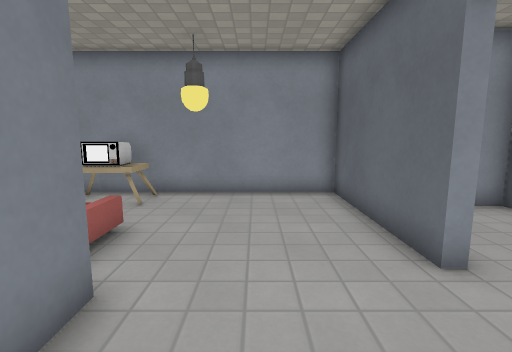
view 1 (above)

12 first-person views from a walk through a 3-D level made in the Godot game engine. The camera is 1.2 m above the floor, tilts 8° down and sees 85° across. The floor is counted in squares, 0.61 m on a side. Each view is taken from the middle of a square. On the plan, view 1 faces up. The plan holds only what a view shows up to about 16 squares ahead; the rest is blank. Characters and animated objects are not drawn. Door leaves are left out where a doorway can be walked through. Some surface patterns are stand-ins.

view 2
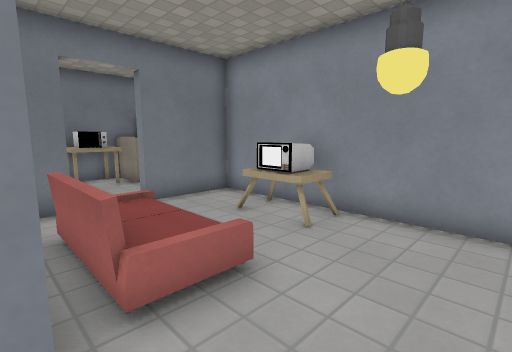

view 3
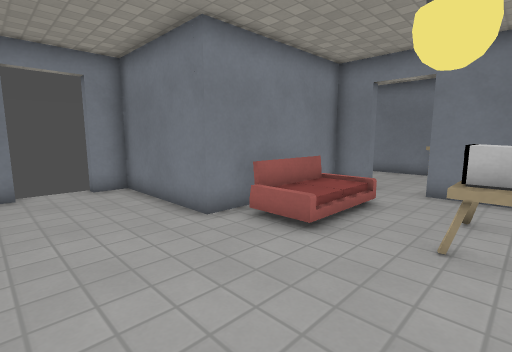

view 4
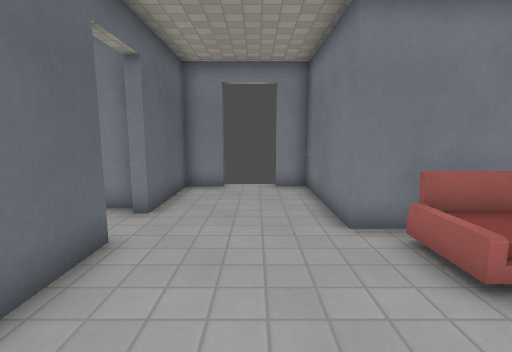

view 5
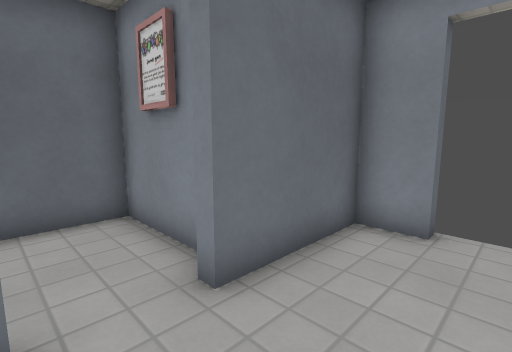

view 6
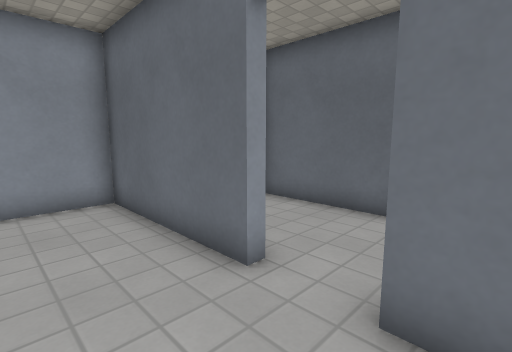

view 7
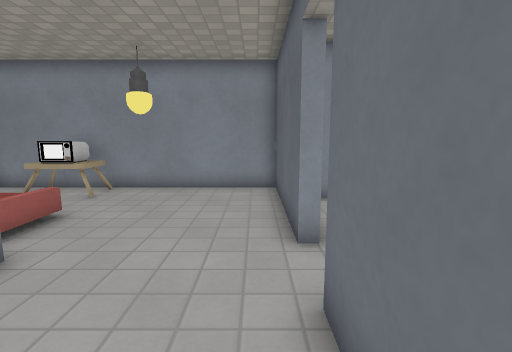

view 8
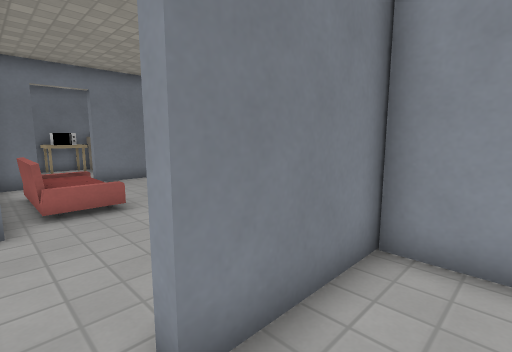

view 9
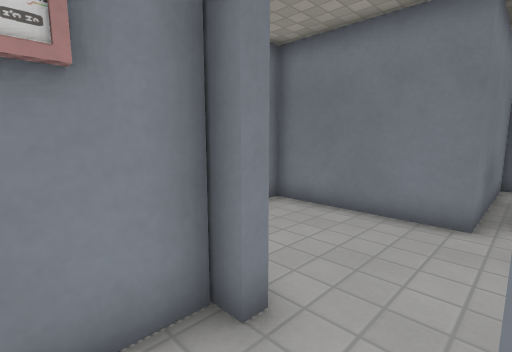

view 10
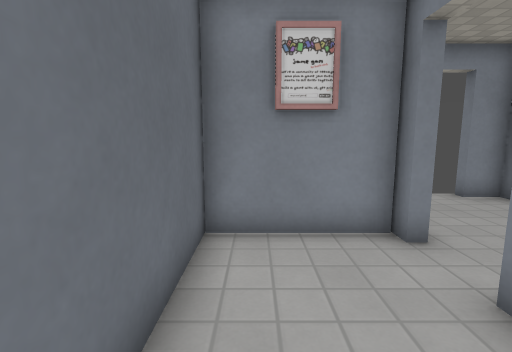

view 11
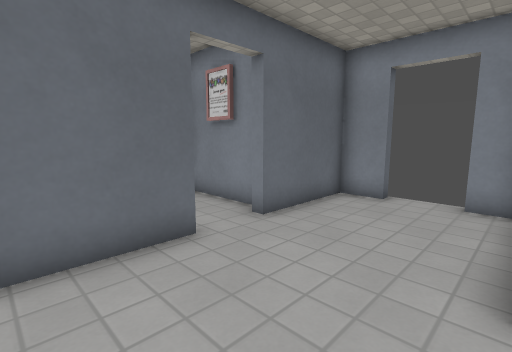

view 12
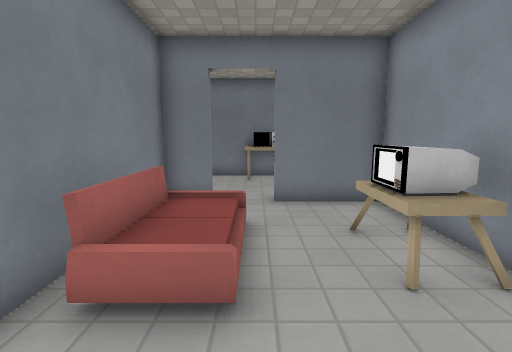

### Floor plan
Ten units are one square. View 1 is at (0, 0); x grows to the right and y downward. Boxes are objects, and circles mark ways between rooms. Rooms are numbered by the first view taken in them; rooms with no view inside come last. Other rooms are left out.
<svg viewBox="-90 -103 166 133">
<path fill="none" stroke="#000" d="M28 -40 28 -98 -84 -98 -84 -66M-84 -46 -84 -32 -20 -32 -20 20 -8 20 -8 25M13 25 13 20 28 20 28 -20M44 -16 56 -16M32 -15 71 -15 71 -78 32 -78 32 -40"/>
<rect x="-65" y="-45" width="10" height="10" fill="#bbb"><title>armchair</title></rect>
<rect x="-55" y="-95" width="20" height="20" fill="#bbb"><title>TV</title></rect>
<rect x="-25" y="-85" width="10" height="10" fill="#bbb"><title>other object</title></rect>
<circle cx="30" cy="-30" r="3" fill="#2a7"/>
<text x="-20" y="-50">1</text>
<text x="50" y="-50">2</text>
</svg>
Room 1 opens to room 2.

Where each view was taken, in squares from view 1:
view 1: 0 up, 0 right, facing up
view 2: 3 up, 0 right, facing up-left
view 3: 9 up, 2 right, facing down-left
view 4: 9 up, 0 right, facing down
view 5: 4 up, 0 right, facing down-right
view 6: 1 up, 0 right, facing up-right
view 7: 1 down, 2 right, facing up
view 8: 3 up, 5 right, facing up-left
view 9: 4 up, 5 right, facing down-left
view 10: 7 up, 6 right, facing down
view 11: 7 up, 2 left, facing down-right
view 12: 6 up, 0 right, facing left
